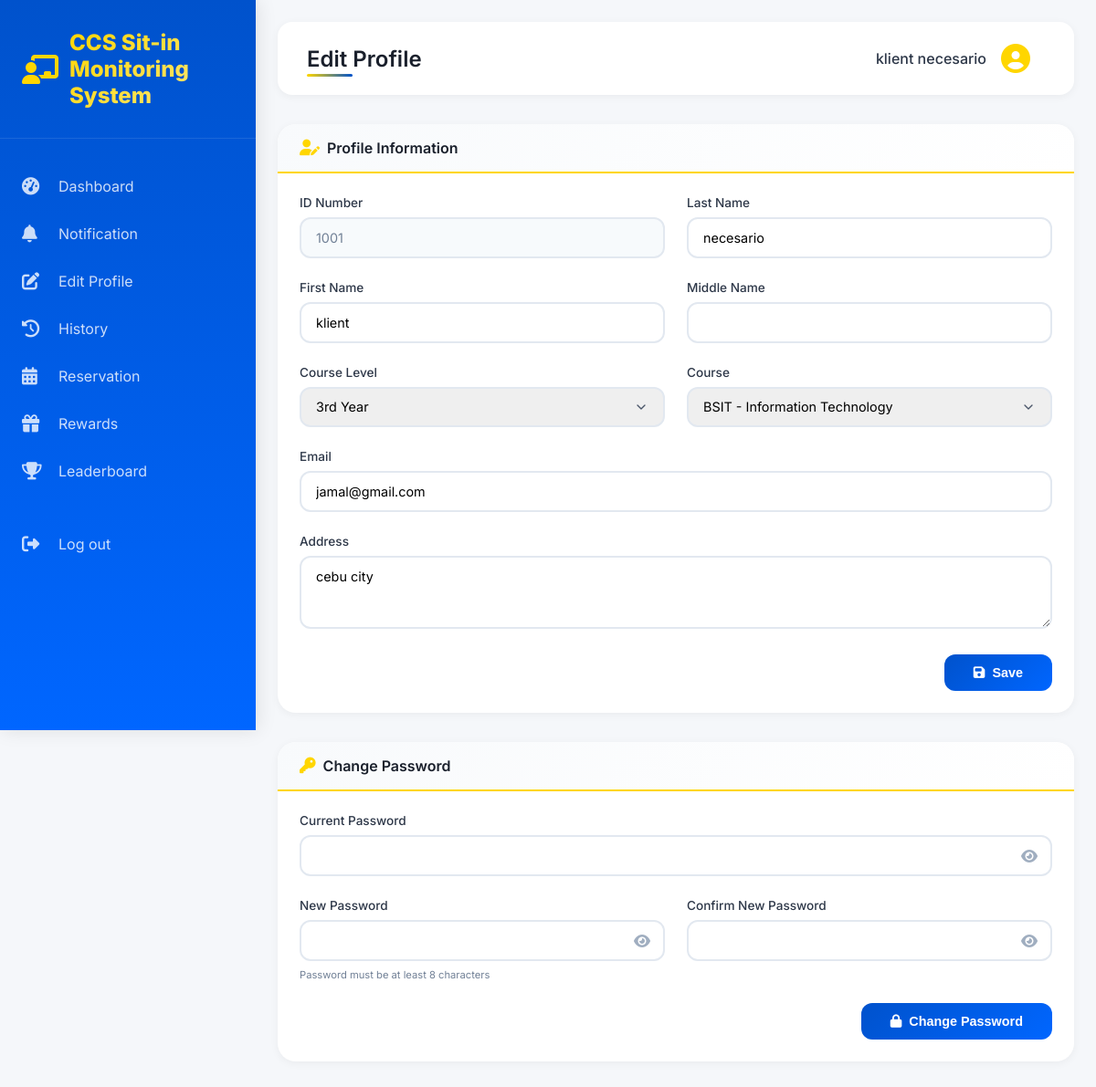
Screenshot of /student_edit_profile.php (signed in) with the database file from the repository.
### tables this page shows
CREATE TABLE `users` (
  `id` int(11) NOT NULL,
  `id_number` varchar(50) NOT NULL,
  `last_name` varchar(100) NOT NULL,
  `first_name` varchar(100) NOT NULL,
  `middle_name` varchar(100) DEFAULT NULL,
  `course_level` int(11) NOT NULL,
  `course` varchar(50) NOT NULL,
  `password` varchar(255) NOT NULL,
  `email` varchar(100) NOT NULL,
  `address` text NOT NULL,
  `session_count` int(11) DEFAULT 0,
  `created_at` timestamp NOT NULL DEFAULT current_timestamp(),
  `updated_at` timestamp NOT NULL DEFAULT current_timestamp() ON UPDATE current_timestamp(),
  `profile_picture` varchar(255) DEFAULT 'default-avatar.png',
  `role` varchar(20) DEFAULT 'student'
);

### student_edit_profile.php (the view, shortened to what this page needs)
<?php
require_once 'config/database.php';
$user_id = $_SESSION['user_id'];
$query = "SELECT * FROM users WHERE id = $user_id";
$result = mysqli_query($conn, $query);
$user = mysqli_fetch_assoc($result);
?>
<!DOCTYPE html>
<html lang="en">
<head>
    <link rel="stylesheet" href="frontend/dashboard.css">
    <link rel="stylesheet" href="https://cdnjs.cloudflare.com/ajax/libs/font-awesome/6.4.0/css/all.min.css">
</head>
<body>
    <div class="container">
        <aside class="sidebar">
            <div class="sidebar-header">
                <div class="logo">
                    <i class="fas fa-chalkboard-user"></i>
                    <span>CCS Sit-in Monitoring System</span>
                </div>
            </div>
                <nav class="sidebar-nav">
                    <a href="student_dashboard.php" class="nav-item"><i class="fas fa-tachometer-alt"></i><span>Dashboard</span></a>
                    <a href="student_notifications.php" class="nav-item"><i class="fas fa-bell"></i><span>Notification</span></a>
                    <a href="student_edit_profile.php" class="nav-item"><i class="fas fa-edit"></i><span>Edit Profile</span></a>
                    <a href="student_history.php" class="nav-item"><i class="fas fa-history"></i><span>History</span></a>
                    <a href="student_reservation.php" class="nav-item"><i class="fas fa-calendar-alt"></i><span>Reservation</span></a>
                    <a href="student_rewards.php" class="nav-item"><i class="fas fa-gift"></i><span>Rewards</span></a>
                    <a href="student_leaderboard.php" class="nav-item"><i class="fas fa-trophy"></i><span>Leaderboard</span></a>
                    <a href="logout.php" class="nav-item logout" onclick="return confirm('Are you sure you want to logout?')">
                        <i class="fas fa-sign-out-alt"></i><span>Log out</span>
                    </a>
                </nav>
        </aside>
        <main class="main-content">
            <header class="top-header">
                <div class="header-title">
                    <h1>Edit Profile</h1>
                </div>
                <div class="user-info">
                    <span class="user-name"><?php echo htmlspecialchars($_SESSION['user_name']); ?></span>
                    <i class="fas fa-user-circle"></i>
                </div>
            </header>
            <div class="profile-card">
                <div class="card-header">
                    <h2><i class="fas fa-user-edit"></i> Profile Information</h2>
                </div>
                <div class="card-body">
                    <form method="POST" action="">
                        <div class="form-row">
                            <div class="form-group">
                                <label for="id_number">ID Number</label>
                                <input type="text" id="id_number" name="id_number" class="form-control"
                                       value="<?php echo htmlspecialchars($user['id_number']); ?>" readonly>
                            </div>
                            <div class="form-group">
                                <label for="last_name">Last Name</label>
                                <input type="text" id="last_name" name="last_name" class="form-control"
                                       value="<?php echo htmlspecialchars($user['last_name']); ?>" required>
                            </div>
                        </div>
                        <div class="form-row">
                            <div class="form-group">
                                <label for="first_name">First Name</label>
                                <input type="text" id="first_name" name="first_name" class="form-control"
                                       value="<?php echo htmlspecialchars($user['first_name']); ?>" required>
                            </div>
                            <div class="form-group">
                                <label for="middle_name">Middle Name</label>
                                <input type="text" id="middle_name" name="middle_name" class="form-control"
                                       value="<?php echo htmlspecialchars($user['middle_name']); ?>">
                            </div>
                        </div>
                        <div class="form-row">
                            <div class="form-group">
                                <label for="course_level">Course Level</label>
                                <select name="course_level" id="course_level" class="form-control" required>
                                    <option value="3" <?php echo $user['course_level'] == 3 ? 'selected' : ''; ?>>3rd Year</option>
                                </select>
                            </div>
                            <div class="form-group">
                                <label for="course">Course</label>
                                <select name="course" id="course" class="form-control" required>
                                    <option value="BSIT" <?php echo $user['course'] == 'BSIT' ? 'selected' : ''; ?>>BSIT - Information Technology</option>
                                </select>
                            </div>
                        </div>
                        <div class="form-row">
                            <div class="form-group full-width">
                                <label for="email">Email</label>
                                <input type="email" id="email" name="email" class="form-control"
                                       value="<?php echo htmlspecialchars($user['email']); ?>" required>
                            </div>
                        </div>
                        <div class="form-row">
                            <div class="form-group full-width">
                                <label for="address">Address</label>
                                <textarea id="address" name="address" class="form-control" rows="3" required><?php echo htmlspecialchars($user['address']); ?></textarea>
                            </div>
                        </div>
                        <div class="form-buttons">
                            <button type="submit" name="update_profile" class="btn-save">
                                <i class="fas fa-save"></i> Save
                            </button>
                        </div>
                    </form>
                </div>
            </div>
            <div class="profile-card">
                <div class="card-header">
                    <h2><i class="fas fa-key"></i> Change Password</h2>
                </div>
                <div class="card-body">
                    <form method="POST" action="">
                        <div class="form-row">
                            <div class="form-group full-width">
                                <label for="current_password">Current Password</label>
                                <div class="password-wrapper">
                                    <input type="password" id="current_password" name="current_password" class="form-control" required>
                                    <i class="fas fa-eye toggle-password" data-target="current_password"></i>
                                </div>
                            </div>
                        </div>
                        <div class="form-row">
                            <div class="form-group">
                                <label for="new_password">New Password</label>
                                <div class="password-wrapper">
                                    <input type="password" id="new_password" name="new_password" class="form-control" required>
                                    <i class="fas fa-eye toggle-password" data-target="new_password"></i>
                                </div>
                                <small class="form-hint">Password must be at least 8 characters</small>
                            </div>
                            <div class="form-group">
                                <label for="confirm_password">Confirm New Password</label>
                                <div class="password-wrapper">
                                    <input type="password" id="confirm_password" name="confirm_password" class="form-control" required>
                                    <i class="fas fa-eye toggle-password" data-target="confirm_password"></i>
                                </div>
                            </div>
                        </div>
                        <div class="form-buttons">
                            <button type="submit" name="change_password" class="btn-change-password">
                                <i class="fas fa-lock"></i> Change Password
                            </button>
                        </div>
                    </form>
                </div>
            </div>
        </main>
    </div>
</body>
</html>

### rows the page displays
users: id_number "1001", last_name "necesario", first_name "klient", course_level "3rd Year", course "BSIT - Information Technology", email "jamal@gmail.com", address "cebu city"

### other values shown
$_SESSION['user_name'] "klient necesario"
